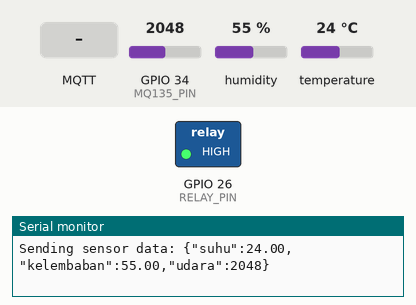
Bench run of a sketch on a simulated ESP32. On the bench: switched loads named in the sketch (green lamp = pin HIGH), the last lines printed to the serial monitor. The test bench sets the inputs (shaded band); at power-on: GPIO 34 (MQ135_PIN) = 2048, humidity 55 %, temperature 24 °C. WiFi joins after 1.5 s; servers stay silent unless stated; no MQTT or app messages arrive unless stated.

Above: at 2.7 s.
2.8 s: MQTT message "1" arrives on the first subscribed topic
At 3.6 s:
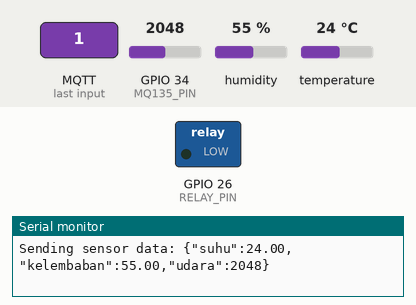
4.3 s: GPIO 34 (MQ135_PIN) set to 1053
10.4 s: GPIO 34 (MQ135_PIN) set to 951
22.6 s: MQTT message "0" arrives on the first subscribed topic
At 23.8 s:
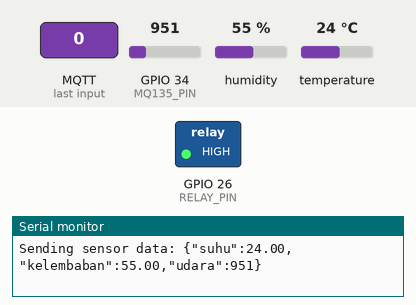
Timing chart, 0 to 25.6 s (numbered marks = the images above; inputs shaded):
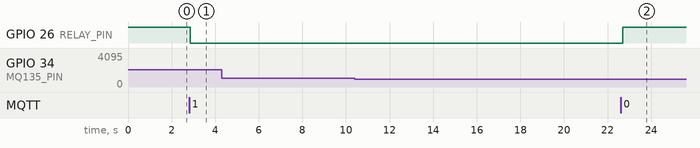

Measured:
- after the input at 2.8 s, GPIO 26 (RELAY_PIN): HIGH → LOW after 0.05 s
- after the input at 22.6 s, GPIO 26 (RELAY_PIN): LOW → HIGH after 0.09 s

The sketch:

MERIEL.ino
```cpp
#include <WiFi.h>
#include <DHT.h>
#include <PubSubClient.h>

const char* ssid = "CLARA";
const char* password = "Clararasmine";
const char* mqtt_server = "broker.hivemq.com";
const int RELAY_PIN = 26;
const int MQ135_PIN = 34;
#define DHT_PIN 25
#define DHTTYPE DHT11
DHT dht(DHT_PIN, DHTTYPE);

WiFiClient espClient;
PubSubClient client(espClient);

void setup_wifi() {
  Serial.println();
  Serial.print("Connecting to ");
  Serial.println(ssid);

  WiFi.begin(ssid, password);

  while (WiFi.status() != WL_CONNECTED) {
    Serial.print(".");
  }

  Serial.println("");
  Serial.println("WiFi connected");
  Serial.println("IP address: ");
  Serial.println(WiFi.localIP());
}

void sensor() {
  float suhu = dht.readTemperature();
  float kelembaban = dht.readHumidity();
  int udara = analogRead(MQ135_PIN);

  if (isnan(suhu) || isnan(kelembaban) || udara == 0) {
    Serial.println("Failed to read sensor data!");
    return;
  }

  char payload[100];
  snprintf(payload, sizeof(payload), "{\"suhu\":%.2f,\"kelembaban\":%.2f,\"udara\":%d}", suhu, kelembaban, udara);

  Serial.print("Sending sensor data: ");
  Serial.println(payload);
  client.publish("kualitas/sensor", payload);
}

void reconnect() {
  while (!client.connected()) {
    Serial.print("Attempting MQTT connection...");
    if (client.connect("CLARA")) {
      Serial.println("connected");
      client.subscribe("clara/kontrol");
    } else {
      Serial.print("failed, rc=");
      Serial.print(client.state());
      Serial.println(" try again");
    }
  }
}

void callback(char* topic, byte* message, unsigned int length) {
  Serial.print("Message arrived [");
  Serial.print(topic);
  Serial.print("] ");

  String messageStr;
  for (int i = 0; i < length; i++) {
    messageStr += (char)message[i];
  }
  Serial.println(messageStr);

  if (strcmp(topic, "clara/kontrol") == 0) {
    if (messageStr.equals("1")) {
      digitalWrite(RELAY_PIN, LOW);
      Serial.println("Relay turned on");
    } else if (messageStr.equals("0")) {
      digitalWrite(RELAY_PIN, HIGH);
      Serial.println("Relay turned off");
    } else if (messageStr.equals("2")) {
      int udara = analogRead(MQ135_PIN);
      if (udara > 1000) {
        digitalWrite(RELAY_PIN, LOW);
        Serial.println("Relay turned on (auto)");
      } else {
        digitalWrite(RELAY_PIN, HIGH);
        Serial.println("Relay turned off (auto)");
      }
    }
  }
}

void setup() {
  Serial.begin(9600);
  pinMode(RELAY_PIN, OUTPUT);
  digitalWrite(RELAY_PIN, HIGH);

  setup_wifi();
  client.setServer(mqtt_server, 1883);
  client.setCallback(callback);
  dht.begin();
}

void loop() {
  if (!client.connected()) {
    reconnect();
  }
  client.loop();
  sensor();
}
```
